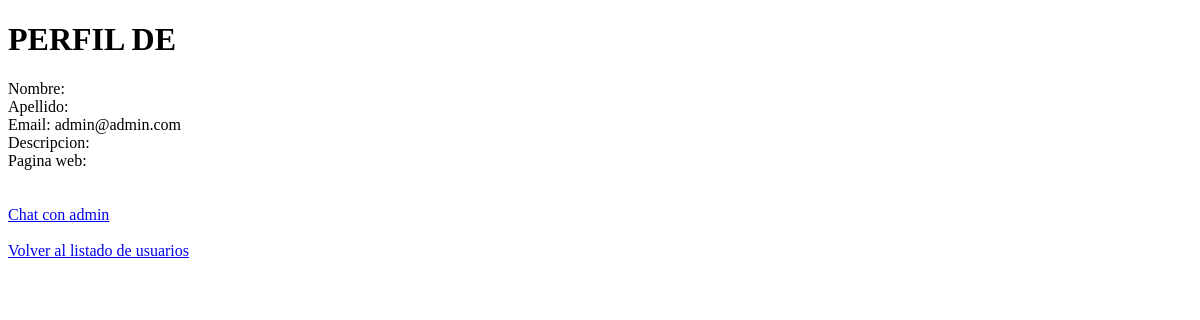
Page /AppModuloUsuario/perfil/admin on the earlier database version.
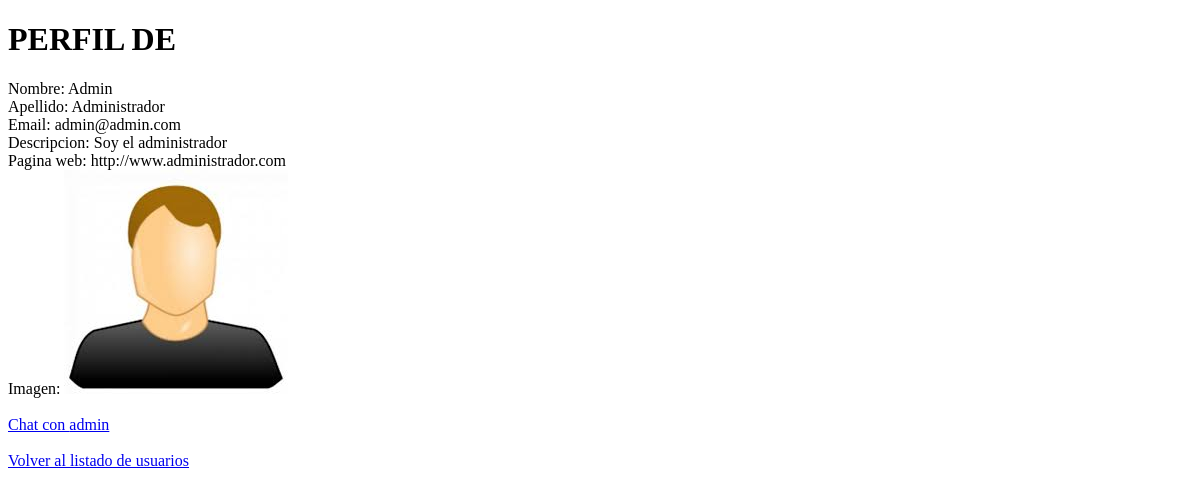
Same page on the later database version.
### AppModuloUsuario/models.py (models this page shows)
class User(AbstractUser):
    descripcion=models.CharField(max_length=200)
    paginaweb=models.URLField(max_length=200)
    imagen=models.ImageField(upload_to='imagenes', null=True, blank=True)

### AppModuloUsuario/views.py (the view)
# urls.py: path("perfil/<username>",perfil,name="perfil")
def perfil(request, username):
    usuario=User.objects.filter(username=username)
    return render(request,"AppModuloUsuario/perfil.html",{"usuario":usuario})

### AppModuloUsuario/templates/AppModuloUsuario/perfil.html (shortened to what this page needs)
<!DOCTYPE html>
<html lang="en">
<head>
</head>
<body>
    {% for usu in usuario %}
        <h1>PERFIL DE {{ usuario.username }}</h1>
         Nombre: {{ usu.first_name }}
         <br>
         Apellido: {{ usu.last_name }}
         <br>
         Email: {{ usu.email }}
         <br>
         Descripcion: {{ usu.descripcion }}
         <br>
         Pagina web: {{ usu.paginaweb }}
         <br>
         {% if usu.imagen %}
            Imagen: <img src="{{ usu.imagen.url }}" alt="">
         {% endif %}
         <br>
         <br>
         <a href="{% url 'crearmensaje' usu.username %}">Chat con {{ usu.username }}</a>
    {% endfor %}
    <br>
    <br>
    <a href="{% url 'listadousuarios' %}">Volver al listado de usuarios</a>
</body>
</html>

Differences in the rows shown:
changed User "admin@admin.com": first_name (not shown) → "Admin"; last_name (not shown) → "Administrador"; descripcion (not shown) → "Soy el administrador"; paginaweb (not shown) → "http://www.administrador.com"; imagen: picture added
